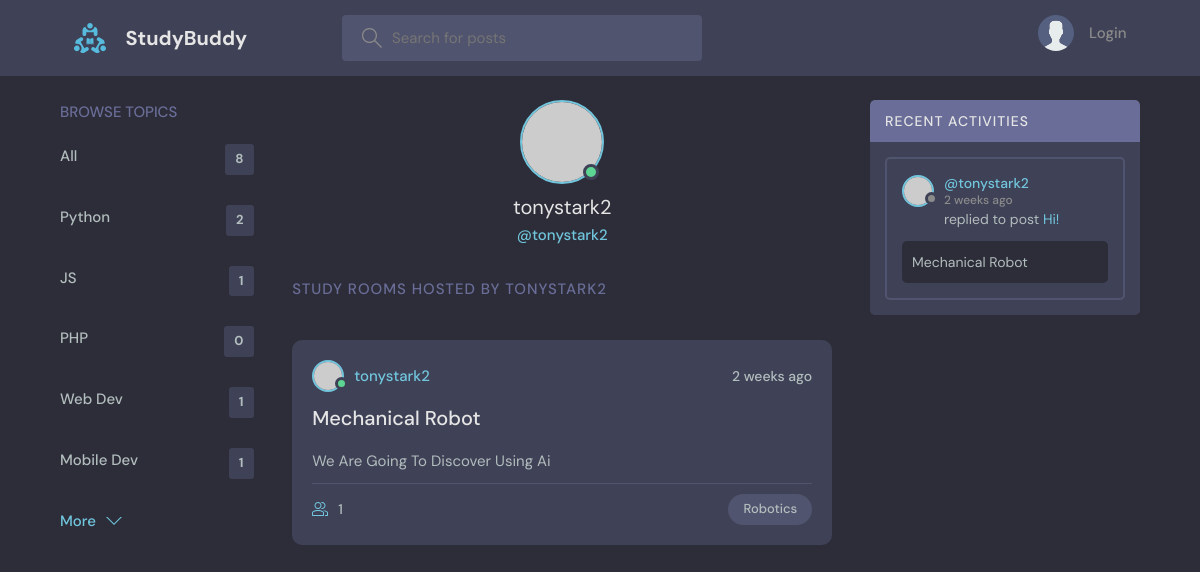
Screenshot of /user-profile/4 with the database file from the repository.
### base/models.py (models this page shows)
class Topic(models.Model):
    name = models.CharField(max_length=200)
    def __str__(self):
        return str(self.name)

class Room(models.Model):
    host = models.ForeignKey(User, on_delete=models.SET_NULL, null = True)
    topic = models.ForeignKey(Topic, on_delete=models.SET_NULL, null = True)
    name = models.CharField(max_length=200)
    description = models.TextField(null=True, blank=True)
    participants = models.ManyToManyField(User, related_name="participants", blank=True)
    updated = models.DateTimeField(auto_now=True)
    created = models.DateTimeField(auto_now_add=True)
    def __str__(self):
        return str(self.name)
    class Meta:
        ordering = ["-updated", "-created"]

class Message(models.Model):
    user = models.ForeignKey(User, on_delete=models.CASCADE)
    room = models.ForeignKey(Room, on_delete=models.CASCADE)
    body = models.TextField()
    updated = models.DateTimeField(auto_now=True)
    created = models.DateTimeField(auto_now_add=True)
    class Meta:
        ordering = ["-updated", "-created"]
    def __str__(self):
        return str(self.body)[0:50]

### base/views.py (the view)
# urls.py: path("user-profile/<str:primary_key>", views.user_profile, name = "user-profile"),
def user_profile(request, primary_key):
    user = User.objects.get(id = primary_key)
    rooms = user.room_set.all()
    activity_feed = user.message_set.all()
    topics = Topic.objects.all()
    all_topics_count = topics.count()
    context = {"user": user, "rooms": rooms, "activity_feed": activity_feed, "topics": topics[0:5], "all_topics_count": all_topics_count}
    return render(request,  "base/profile.html", context)

### base/templates/base/profile.html (shortened to what this page needs)
{% extends "mainlayout.html" %}
{% block content %}
<main class="profile-page layout layout--3">
  <div class="container">
    {% include "base/topic_component.html" %}
    <div class="roomList">
      <div class="profile">
        <div class="profile__avatar">
          <div class="avatar avatar--large active">
            <img src="https://randomuser.me/api/portraits/men/11.jpg" />
          </div>
        </div>
        <div class="profile__info">
          <h3>{{user.username}}</h3>
          <p>@{{user.username}}</p>
        </div>
      </div>
      <div class="roomList__header">
        <div>
          <h2>Study Rooms Hosted by {{user.username}}</h2>
        </div>
      </div>
      {% include "base/rooms_component.html" %}
    </div>
    <div class="activities">
      {% include "base/activity_component.html" %}
    </div>
  </div>
</main>
{% endblock content %}

### base/templates/base/topic_component.html
<div class="topics">
    <div class="topics__header">
      <h2>Browse Topics</h2>
    </div>
    <ul class="topics__list">
    <li>
        <a href="{% url 'home' %}" class="{% if search == '' %} active {% endif %}">All <span>
          {% if all_topics_count %}
          {{all_topics_count}}
          {% else %}
          {{topics.count}}
          {% endif %}
        </span></a>
    </li>
    {% for topic in topics %}
        <li>
            <a href="{% url 'home' %}?search={{topic.name}}" class="{% if search == topic.name %} active {% endif %}"> {{topic.name}} <span>{{topic.room_set.all.count}}</span></a>
        </li>
    {% endfor %}
    </ul>
    <a class="btn btn--link" href="{% url 'topics' %}">
      More
      <svg version="1.1" xmlns="http://www.w3.org/2000/svg" width="32" height="32" viewBox="0 0 32 32">
        <title>chevron-down</title>
        <path d="M16 21l-13-13h-3l16 16 16-16h-3l-13 13z"></path>
      </svg>
    </a>
  </div>

### base/templates/base/rooms_component.html (shortened to what this page needs)
<div class="grid grid-cols-1 md:grid-cols-2 lg:grid-cols-3 gap-4">
    <div class="bg-white border p-4 rounded-md shadow">
    </div>
</div>
{% for room in rooms %}
<div class="roomListRoom">
    <div class="roomListRoom__header">
      <a href="{% url 'user-profile' room.host.id %}" class="roomListRoom__author">
        <div class="avatar avatar--small active">
          <img src="https://randomuser.me/api/portraits/men/11.jpg" />
        </div>
        <span>{{room.host}}</span>
      </a>
      <div class="roomListRoom__actions">
        <span>{{room.created|timesince}} ago</span>
      </div>
    </div>
    <div class="roomListRoom__content">
      <a href="{% url 'room' room.id %}">{{room.name}}</a>
      <p>
        {{room.description}}
    </p>
    </div>
    <div class="roomListRoom__meta">
      <a class="roomListRoom__joined">
        {{room.participants.all.count}}
      </a>
      <p class="roomListRoom__topic">{{room.topic}}</p>
    </div>
  </div>
{% endfor %}

### base/templates/base/activity_component.html (shortened to what this page needs)
<div class="activities">
    <div class="activities__header">
      <h2>Recent Activities</h2>
    </div>
    {% for activity in activity_feed %}
    <div class="activities__box">
      <div class="activities__boxHeader roomListRoom__header">
        <a href="{% url 'user-profile' activity.user.id %}" class="roomListRoom__author">
          <div class="avatar avatar--small">
            <img src="https://randomuser.me/api/portraits/women/11.jpg" />
          </div>
          <p>
            @{{activity.user}}
            <span>{{activity.created|timesince}} ago</span>
          </p>
        </a>
      </div>
      <div class="activities__boxContent">
        <p>replied to post <a href="{% url 'room' activity.room.id %}">{{activity}}</a></p>
        <div class="activities__boxRoomContent">
            {{activity.room}}
        </div>
      </div>
    </div>
    {% endfor %}
</div>

### rows the page displays
Topic: name "Python", room_set.all.count "2"
Topic: name "JS", room_set.all.count "1"
Topic: name "PHP", room_set.all.count "0"
Topic: name "Web Dev", room_set.all.count "1"
Topic: name "Mobile Dev", room_set.all.count "1"
Room: host "tonystark2", created "2 weeks", name "Mechanical Robot", description "We Are Going To Discover Using Ai", participants.all.count "1", topic "Robotics"
Message: user "tonystark2", created "2 weeks", body "Hi!", room "Mechanical Robot"

### other values shown
{{ all_topics_count }} "8"
{{ user.username }} "tonystark2"
{{ user.username }} "TONYSTARK2"
